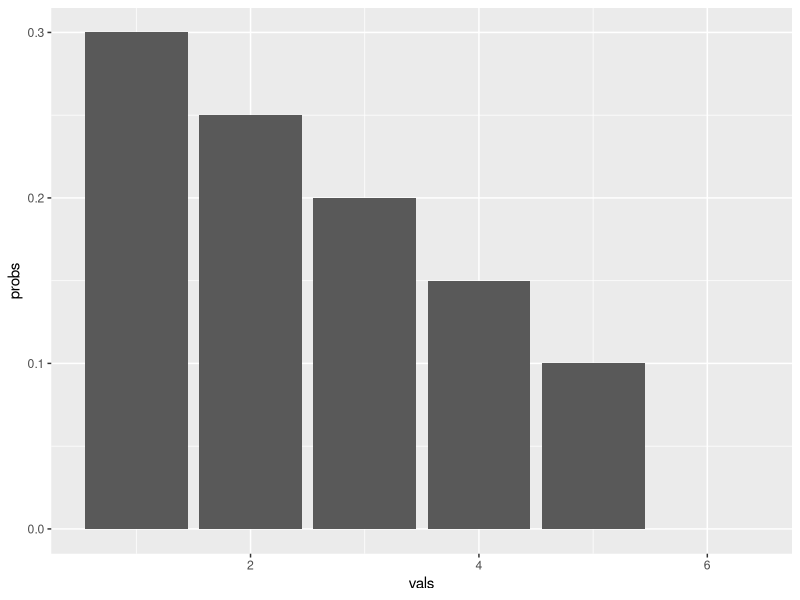
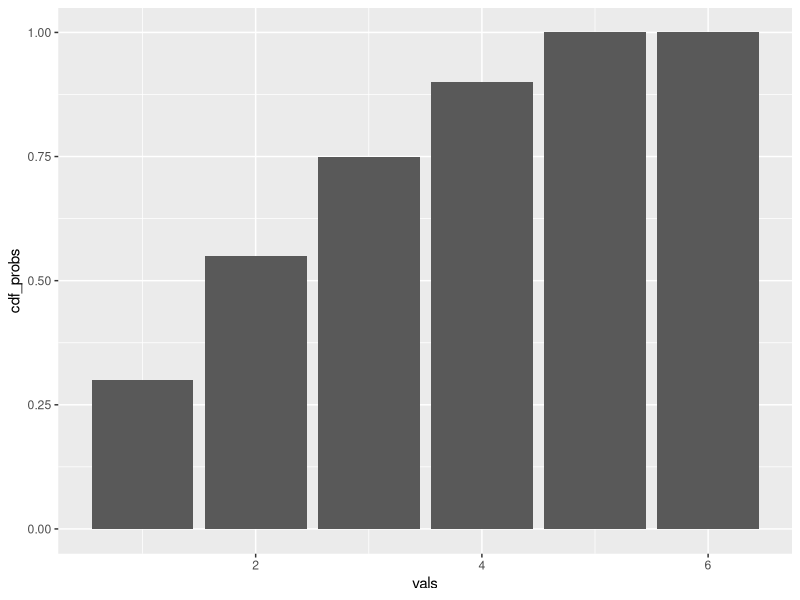
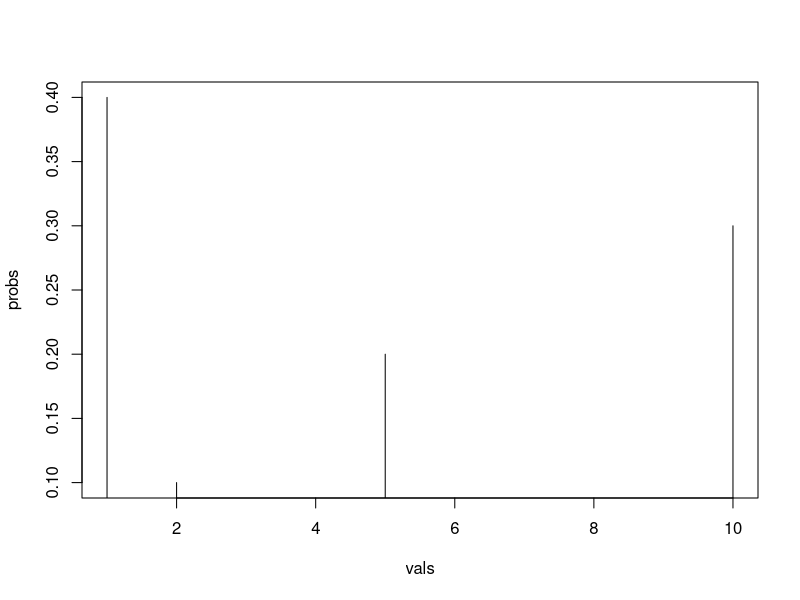
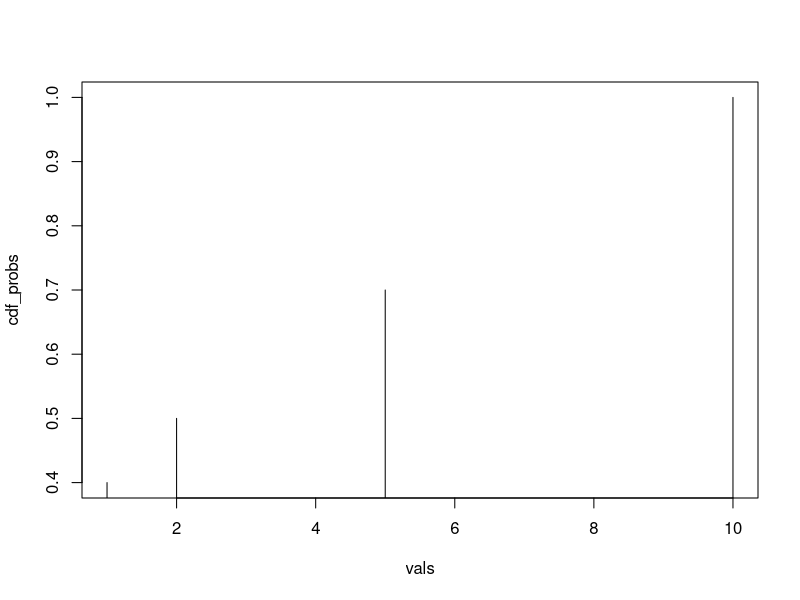

Write the R code that produced these figures, in order.
## ---- chunk 1
knitr::opts_chunk$set(echo = TRUE)
# install.packages('ggplot2', repos = "https://cran.us.r-project.org")
library(ggplot2)
## ---- chunk 2
vals <- c(1, 3, 4, 6)
probs <- c(.1, .4, .4, .1)
expectation <- sum(vals*probs)
## ---- chunk 3
print(paste("Expected value: ", expectation))
## ---- chunk 4
squared_diff <- (vals - expectation)^2
variance <- sum(squared_diff * probs)
## ---- chunk 5
print(paste("Variance of X: ", variance))
## ---- chunk 6
stddev <- sqrt(variance)
## ---- chunk 7
print(paste("Standard Deviation of X: ", stddev))
## ---- chunk 8
get_probs = function(vals) {
  probs <- vector()
  
  for (i in seq_along(vals)){
    
    if (vals[i] == 6){
      probs[i] <- 0
    } else {
      probs[i] <- (7 - vals[i]) / 20
    }
    
  }
  return(probs)
}

vals = c(1, 2, 3, 4, 5, 6)
probs <- get_probs(vals)
## ---- chunk 9
print(paste("Probabilities: ", probs))

frame <- data.frame(vals, probs)
ggplot(data = frame, 
          mapping = aes( x = vals, y = probs)) + geom_col(aes(x=vals, y=probs))
## ---- chunk 10
get_cdf = function(pmf_probs) {
  cdf_probs <- vector()
  
  for (i in seq_along(pmf_probs)){
    
    if (i == 1){
      cdf_probs[i] <- pmf_probs[i]
    } else {
      cdf_probs[i] <- pmf_probs[i] + cdf_probs[i - 1]
    }
    
  }
  
  return(cdf_probs)
}

cdf_probs <- get_cdf(probs)
frame <- data.frame(vals, cdf_probs)

ggplot(data = frame,
        mapping = aes(x = vals, y = cdf_probs)) + geom_col(aes(x=vals, y=cdf_probs))

# plot(vals, cdf_probs, type='h')
## ---- chunk 11
expectation <- sum(vals*probs)
print(expectation)
## ---- chunk 12
squared_diff <- (vals - expectation)^2
variance <- sum(squared_diff * probs)
print(variance)
## ---- chunk 13
stddev <- sqrt(variance)
print(stddev)
## ---- chunk 14
vals = c(1, 2, 5, 10)
probs <- c((4/10), (1/10), (2/10), (3/10))

print(vals)
print(probs)

plot(vals, probs, type='h')
## ---- chunk 15
cdf_probs = get_cdf(probs)
plot(vals, cdf_probs, type='h')
## ---- chunk 16
expectation <- sum(vals*probs)
print(expectation)
## ---- chunk 17
squared_diff <- (vals - expectation)^2
variance <- sum(squared_diff * probs)
print(variance)
## ---- chunk 18
stddev <- sqrt(variance)
print(stddev)
